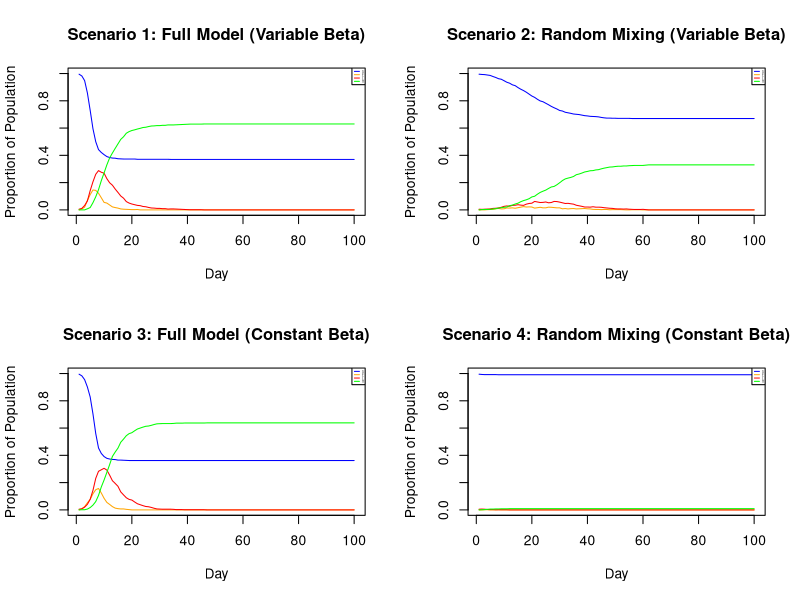

This chart was generated by the following R code:
#  Statistical Programming Group Project 2
#  Group 18 Members and Contributions:
#  Farah Nur Jannah Binti Farok (S2891743): Sections 1 and 2
#  Marta Gorecka (S1866561): Sections 2 and 3
#  Farell Zevic (S2810226): Sections 4 and 5

# ----------------------------------------------------------------

#  Code to simulate an SEIR epidemic model on a population network.
#  The population is divided into households, and each person also has a set of non-household contacts. 
#  Transmission can occur through household, close contact, or random mixing.
#  The code implements the following components:
#  1. Generate household assignments for each person.
#  2. Generate a network of non-household contacts based on sociability.
#  3. Simulate SEIR dynamics over time.
#  4. Visualize proportions of Susceptible, Exposed, Infectious, and Recovered individuals.
#  5. Compare four scenarios that combine heterogeneous/constant sociability and random/full mixing.


# ------------------------ 1. Household distribution ---------------------------
#  Each person in the population belongs to a household.
#  Household sizes are uniformly distributed between 1 and hmax.
#  The vector h indicates which household each person belongs to; people with the same household number(ID) live in the same household.

set.seed(0)
n <- 1000 # population test size
hmax <- 5 # max household size
h <- rep(1:(n %/% hmax + 1), sample(1:hmax, n %/% hmax + 1, replace=TRUE))[1:n] # generate household IDs 


# ------------------------- 2.  Network of regular contacts --------------------
# function to generate non-household contacts
beta <- runif(n, 0, 1) #n vector of βi
get.net <- function(beta, h, nc = 15) {
  # beta = sociability vector all individuals
  # h = household membership vector
  # nc = average number of non-household contacts per person
  n <- length(beta) # total number of people
  bm <- mean(beta) # mean of vector beta
  contacts <- vector("list", n) # create empty list for each person
  
  for (i in seq_len(n)) {
    non_household <- which(h != h[i]) # identify people NOT in the same household as person i
    probij <- nc * beta[i] * beta[non_household] / (bm^2 * (n-1)) # probability links
    isampled <- runif(length(non_household)) < probij # randomly sample which non-householders to pick
    sampled <- non_household[isampled] # sampled non-householders
    contacts[[i]] <- sampled
    }
  # make the link bidirectional
  # ensure if person i lists person j as a contact, then person j also lists person i as a contact
  for (i in 1:n) {
    for (j in contacts[[i]] ) { 
      if (! (i %in% contacts[[j]]) ) { 
        contacts[[j]] <- c(contacts[[j]], i) # add i to j's contact list if bidirectional link does not exist
      }}}
  return(contacts) 
}

# --------------------------- 3. SEIR model implementation ---------------------
# n = number of people
# βi = sociability parameter for ith person
# h = n vector of indicating which household the person belongs to
# beta = n vector of βi; 
# nt = number of days to simulate 
# pinf = proportion of the initial population to *randomly* start in the I state'

alink <- get.net(beta, h, nc = 15) # non-household contacts
nseir <- function(beta, h, alink, alpha=c(.1,.01,.01), delta=.2, gamma=.4, nc=15, nt = 100, pinf = .005) {

# calculate combined infection rate using alpha
# Find the total pool of people that could be encountered daily.
# Assign probabilities depending on which group they are from.
# Get the total probability:
# Probability of NOT getting infected: Pnotinf = (1-alpha_h)*(1-alpha_c)*(1-alpha_r)
# Probability of getting infected: Pinf = 1 - Pnotinf = 1 - (1-alpha_h)*(1-alpha_c)*(1-alpha_r)
# Update SEIR states
  
  bm <- mean(beta)
  n <- length(beta)
  x <- rep(0,n) # vector x to store the infection state
  ni = round(pinf*n) # number of infected people
  iinf <- sample(1:n,ni) # randomly select the infectious people
  x[iinf] <- 2 # set those infected people to stage "2" (E->I)
  S <- E <- I <- R <- numeric(nt) #set up storage for pop in each state
  S[1] <- n-ni # initial susceptible people = all - infected
  I[1]<-ni # initial infected people
  
  for (t in 2:nt){ # infecting process to start the day after the initial infections happened
    for (i in iinf){
      household <- which(h == h[i])
      if (length(alink[[i]]) == 0 ) { 
        next
      }
      else{
        ipluscontacts <- c(alink[[i]],i)
        randmix <- setdiff(1:n, c(household, ipluscontacts))
        randmixsampled <- sample(randmix, nc) 
        alldaily <- c(household, alink[[i]], randmixsampled) # all people person i might encounter
        probh <- 0; probc <-0; probr <-0 # reset probabilities after every run
        
        for (j in alldaily){
          if (x[j] == 0){
            if (is.na(h[j])){
              next
            }
            else if (h[i] == h[j]){
              probh <- alpha[1] # household
            }
            else if (j %in% alink[[i]]){
              probc <- alpha[2] # contacts 
            }
            probr <- alpha[3] * nc * beta[i] * beta[j] / (bm^2 * (n-1)) # random mixing
            Pinf = 1 - (1-probh)*(1-probc)*(1-probr) # calculate total probability 
            if (runif(1) < Pinf) {
              x[j] <- 1
              }
          }
        }
      }
    }
    u <- runif(n)
    x[x == 2 & u < delta] <- 3   # I -> R
    x[x == 1 & u < gamma] <- 2   # E -> I
    iinf <- which(x == 2) # update infected people
    
    # store number of people in each state
    S[t] <- sum(x == 0) 
    E[t] <- sum(x == 1)
    I[t] <- sum(x == 2)
    R[t] <- sum(x == 3)
    
  }
  return(list(S=S,E=E,I=I,R=R,t=1:nt))
}

# ------------------ 4. Visualization of SEIR population states ----------------
#define the plotting function, accepting the result list from nseir and a main string
plot.nseir <- function(result, main_title) {
  #calculate the total population n by summing the initial counts of all states
  n <- result$S[1] + result$E[1] + result$I[1] + result$R[1] 

  #start the plot
  #x axis is the time (result$t)
  #y axis is the susceptible population (result$S) divided by n to show proportion
  plot(result$t, result$S / n, type = "l", col = "blue",
       xlab = "Day", ylab = "Proportion of Population",
       ylim = c(0, 1), main = main_title)
  #make line and coloring the plot
  lines(result$t, result$E / n, col = "orange") #the exposed (E) population proportion over time as an orange line
  lines(result$t, result$I / n, col = "red") #the infectious (I) population proportion over time as a red line
  lines(result$t, result$R / n, col = "green") #the recovered (R) population proportion over time as a green line
  
  legend("topright", legend = c("S", "E", "I", "R"), #legend to the top-right corner of the plot
         col = c("blue", "orange", "red", "green"), lty = 1, cex = 0.2) #color of the state line for the legend
}

# ------------------ 5. Scenario-based SEIR model comparison -------------------
set.seed(50)
#ensures that the random processes (like initial infected people, sociability beta values, 
#and daily infection probabilities) are consistent every time the code is run, 
#making the simulation results reproducible

n <- 1000 #population size
nt <- 100 #time period (100 days)

beta_vector <- runif(n, 0, 1) 
#n-vector of sociability parameters (beta_i) for each person, drawn from a uniform U(0, 1) distribution. 
#this vector is used in scenarios 1 and 2 (variable beta)

h_households <- rep(1:(n %/% 5 + 1), sample(1:5, n %/% 5 + 1, replace=TRUE)) [1:n]
#regenerate the household membership vector 'h' using the user's preferred, 
#although potentially imperfect, one-line code
#this is used for all scenarios requiring household structure (1 and 3)

beta_bar_vector <- rep(mean(beta_vector), n)
#create a new n-vector where every element is set to the mean of the original beta_vector
#this represents the homogeneous sociability case and is used in scenarios 3 and 4 (constant beta)

par(mfrow = c(2, 2))
#configure the plotting environment to display 2 rows and 2 columns of plots (4 plots in one frame)

#scenario 1: full model with variable beta
alink_full <- get.net(beta = beta_vector, h = h_households) #the regular contact network using the variable beta_vector and household structure 'h
result_full <- nseir(beta = beta_vector, h = h_households, alink = alink_full) #run the nseir simulation using the full structure: variable beta, household, and network (default alpha values)
plot.nseir(result_full, "Scenario 1: Full Model (Variable Beta)") #plot results

#scenario 2: random mixing with variable beta
alpha_random_mixing <- c(0, 0, 0.4) #the alpha vector for random mixing: alpha_h=0, alpha_c=0, and alpha_r=0.04
result_random <- nseir(beta = beta_vector, h = h_households, alink = alink_full,
                       alpha = alpha_random_mixing) #run the nseir simulation using the variable beta, but with household and network transmission probabilities set to zero (pure random mixing)
plot.nseir(result_random, "Scenario 2: Random Mixing (Variable Beta)") #plot results

#scenario 3: full fodel with constant beta
alink_homog <- get.net(beta = beta_bar_vector, h = h_households) #a new regular contact network using the constant beta_bar_vector (homogeneous sociability)
result_homog <- nseir(beta = beta_bar_vector, h = h_households, alink = alink_homog) #run the nseir simulation with the full structure, but with constant sociability (beta_bar_vector)
plot.nseir(result_homog, "Scenario 3: Full Model (Constant Beta)") #plot results

#scenario 4: random mixing with constant beta
result_rand_homog <- nseir(beta = beta_bar_vector, h = h_households, alink = alink_homog,
                           alpha = alpha_random_mixing) #run the nseir simulation with constant sociability and pure random mixing (combining the conditions of Scenarios 2 and 3)
plot.nseir(result_rand_homog, "Scenario 4: Random Mixing (Constant Beta)") #plot results

par(mfrow = c(1, 1)) #to reset the plotting environment to 4 plots in one frame layout after all is complete

#short description about the plots
#1. full model (variable beta), this represents the most limited epidemic. the susceptible curve (blue line) drops th least,
#as social structure and individual variability effectiverly contain the spread

#2. random mixing (variable beta), this represents the epidemic is larger and slower than the full model.
#removing the social structure for random mixing allows the infection to spread more broadly, 
#though individual variability still limits the final size

#3. full model (constant beta), this represents the epidemic is faster and broader epidemic than the full model (variable beta). 
#removing sociability variability means more individuals contribute equally to transmission, increasing the speed and reach, despite the existing social structure

#4. random mixing (constant beta), this represents the most severe and widespread scenario. 
#lacking both social structure and individual variability, the infection spreads uniformly, resulting in the highest peak and infecting nearly the entire population
